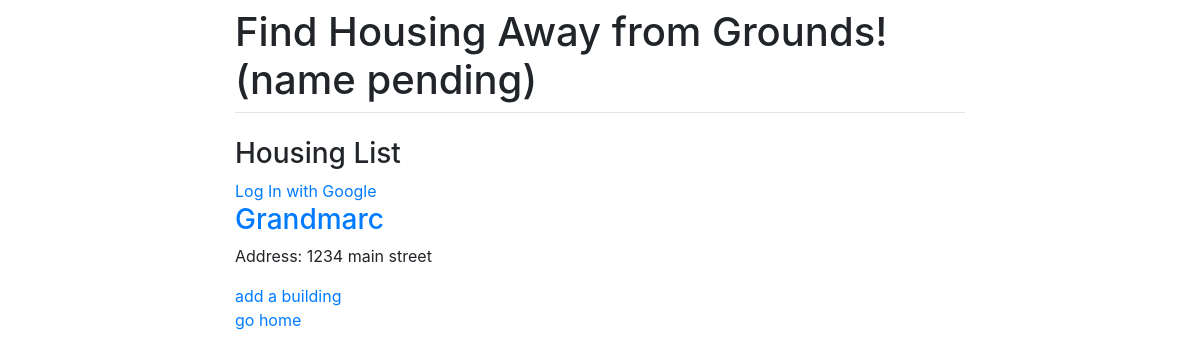
Before: / with the older database file.
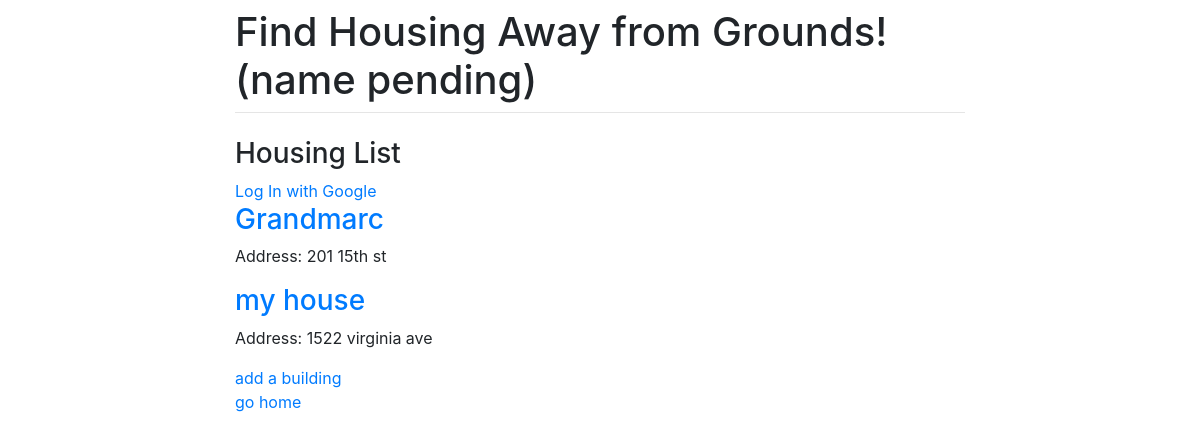
After: the same page with the newer database file.
### housing/models.py (models this page shows, shortened)
class Building(models.Model):
    name = models.CharField(max_length=100)
    address = models.CharField(max_length=500)
    image = models.ImageField(upload_to='images/')
    neighborhood = MultiSelectField(choices=MY_CHOICES, null=True)

### housing/views.py (the view)
# urls.py: path('', home, name='index'),
def home(request):
    buildings = Building.objects.all()
    return render(request,'home.html',{'buildings':buildings})

### housing/templates/home.html
{% extends 'base.html' %}
{% block content %}
<h3> Housing List </h3>
	{% if user.is_authenticated %}
		<p class="display-4">Hello, {{ user.username }}</p>
	{% else %}
		<a href="{% url 'social:begin' 'google-oauth2' %}">Log In with Google</a><br>
	{% endif %}
<div>
	{% if buildings %}
	    {%for building in buildings%}
	    <div class="petname">
	        <a href="{% url 'housing:building_detail' building.id %}">
	        <h3>{{ building.name }}</h3>
	        </a>
	        <p>Address: {{ building.address }}</p>
	    </div>
    	{%endfor%}
	{% else %}
		No buildings found. Want to <a href="{% url 'housing:add_building' %}">add one</a>?
	{% endif %}
</div>
<a href="{% url 'housing:add_building'%}">add a building</a>
{% endblock %}

Changed rows visible on the page:
changed Building "Grandmarc": address "1234 main street" → "201 15th st"
added Building: name "my house", address "1522 virginia ave"
